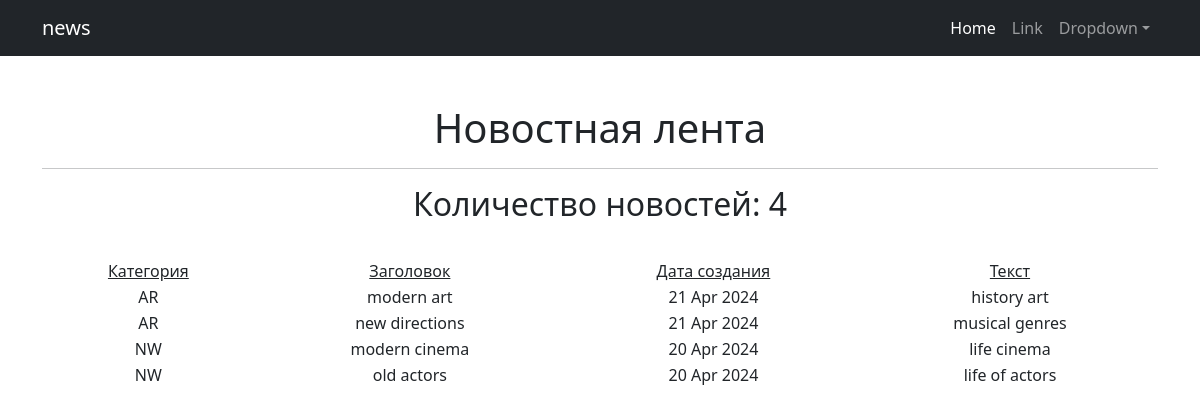
The page /news/ on the database as committed earlier.
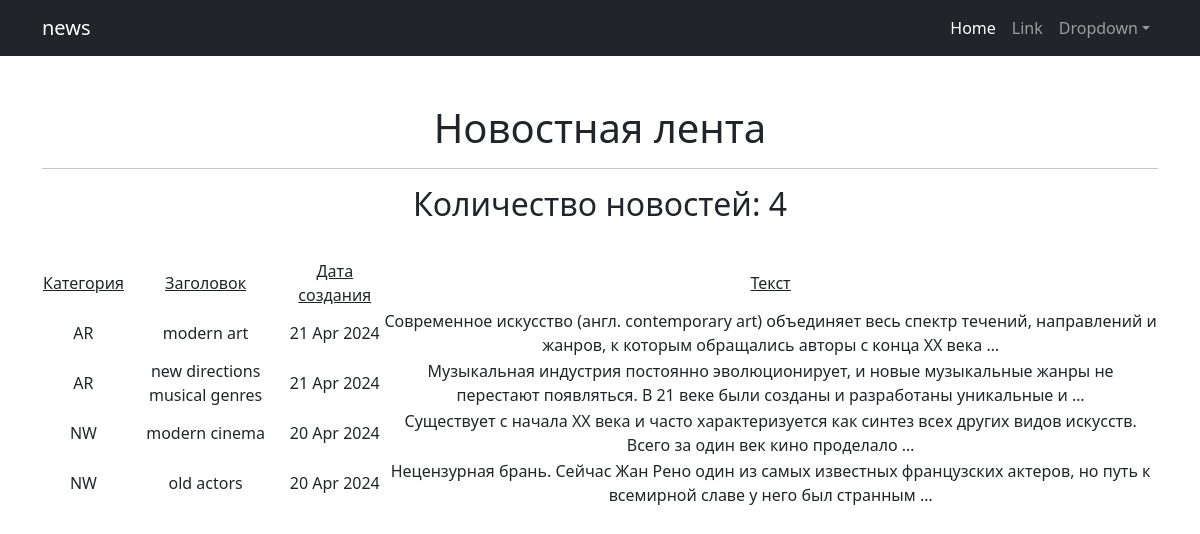
The same page on the database as committed later.
### news/models.py (models this page shows, shortened)
class Post(models.Model):
    author = models.ForeignKey(Author, on_delete=models.CASCADE)
    NEWS = 'NW'
    ARTICLE = 'AR'
    CATEGORY_CHOICES = (
        (NEWS, 'Новости'),
        (ARTICLE, 'Статья')
    )
    categoryType = models.CharField(max_length=2, choices=CATEGORY_CHOICES, default=ARTICLE)
    dateCreation = models.DateTimeField(auto_now_add=True)
    postCategory = models.ManyToManyField(Category, through='PostCategory')
    title = models.CharField(max_length=128)
    text = models.TextField()
    rating = models.SmallIntegerField(default=0)

### news/views.py (the view)
# urls.py: path('', PostList.as_view(), name='post-list'),
class PostList(ListView):
    model = Post
    ordering = 'title'
    template_name = 'post.list.html'
    context_object_name = 'post'
    ordering = '-dateCreation'

### templates/post.list.html (shortened to what this page needs)
{% extends 'default.html' %}
{% block content %}
<h1>Новостная лента</h1>
<hr>
{% if post %}
    <h2>Количество новостей: {{ post|length }}</h2>
<table width = "100%"
       style="margin-top: 35px">
    <tr>
        <td><u> Категория </u></td>
        <td><u> Заголовок </u></td>
        <td><u> Дата создания </u></td>
        <td><u> Текст </u></td>
    </tr>
    {% for post in post %}
    <tr>
        <td>{{ post.categoryType}}</td>
        <td>{{ post.title}}</td>
        <td>{{ post.dateCreation|date:'d M Y' }}</td>
        <td>{{ post.text |truncatewords:20 }}</td>
    </tr>
    {% endfor %}
       </table>
{% else %}
       <h2>Новостей нет!</h2>
{% endif %}
{% endblock content %}

### templates/default.html (shortened to what this page needs)
<!DOCTYPE html>
<html lang="en">
    <head>
        {% load static %}
        <link href="{% static 'css/styles.css' %}" rel="stylesheet" />
    </head>
    <body>
        <nav class="navbar navbar-expand-lg navbar-dark bg-dark">
            <div class="container">
                <a class="navbar-brand" href="#">news</a>
                <div class="collapse navbar-collapse" id="navbarSupportedContent">
                    <ul class="navbar-nav ms-auto mb-2 mb-lg-0">
                        <li class="nav-item"><a class="nav-link active" aria-current="page" href="#">Home</a></li>
                        <li class="nav-item"><a class="nav-link" href="#">Link</a></li>
                        <li class="nav-item dropdown">
                            <a class="nav-link dropdown-toggle" id="navbarDropdown" href="#" role="button" data-bs-toggle="dropdown" aria-expanded="false">Dropdown</a>
                        </li>
                    </ul>
                </div>
            </div>
        </nav>
        <div class="container">
            <div class="text-center mt-5">
                {% block content %}
                {% endblock content %}
            </div>
        </div>
    </body>
</html>

Rows that differ between the two databases and show on the page:
changed Post "modern art": text "history art" → "Современное искусство (англ. contemporary art) объединяет весь спектр течений, направлений и жанров, к которым обращались авторы с конца ХХ века …"
changed Post: title "new directions" → "new directions musical genres"; text "musical genres" → "Музыкальная индустрия постоянно эволюционирует, и новые музыкальные жанры не перестают появляться. В 21 веке были созданы и разработаны уникальные и …"
changed Post "modern cinema": text "life cinema" → "Существует с начала XX века и часто характеризуется как синтез всех других видов искусств. Всего за один век кино проделало …"
changed Post "old actors": text "life of actors" → "Нецензурная брань. Сейчас Жан Рено один из самых известных французских актеров, но путь к всемирной славе у него был странным …"
